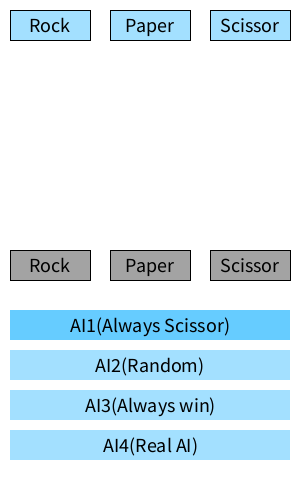
Frame 1 (no input)
Frame 60 (the mouse pressed at the canvas centre just before this capture): identical to frame 1, image omitted
Frame 120 (the mouse held since frame 60 and released just before this capture): identical to frame 1, image omitted

The Processing sketch that drew this single still picture (run headless with seeded random() and noise(); from frame 60 on, the mouse is pressed at the canvas centre):

// Processing sketch: rps
// ── rps.pde
final int CS_NORMAL =  0, 
CS_HOVER = 1, 
CS_PRESS = 2, 
CS_CLICK = 3, 
CS_RELEASE = 4;


class Control
{
  float x, y, w, h;
  color fg, bg;
  int state;
  Control()
  {
  }
  Control(int x_pos, int y_pos, int Width, int Height, color foreground, color background)
  {
    state = CS_NORMAL;
    x = x_pos;
    y = y_pos;
    w = Width;
    h = Height;
    fg = foreground;
    bg = background;
  }
  void draw()
  {
    noStroke();
    fill(bg, 192);
    rect(x, y, w, h);
  }
  int hitTest()
  {
    if (mouseX>=x&&mouseX-x<=w)
    {
      if (mouseY>=y&&mouseY-y<=h)
      {
        // Mouse in area
        if (mousePressed)
        {
          if (state != CS_PRESS)
          {
            state = CS_PRESS;
            return CS_CLICK;
          }
          return CS_PRESS;
        }
        if (state == CS_PRESS)
        {
          state = CS_HOVER;
          return CS_RELEASE;
        }
        state = CS_HOVER;
        return CS_HOVER;
      }
    }
    state = CS_NORMAL;
    return CS_NORMAL;
  }
}

class Slider extends Control
{
  public float value;
  Slider(float init_val, int x_pos, int y_pos, int Width, int Height, color background, color tint)
  {
    //    super.Control(x_pos, y_pos, Width, Height, tint, background);
    state = CS_NORMAL;
    x = x_pos;
    y = y_pos;
    w = Width/1.1;
    h = Height;
    fg = tint;
    bg = background;
    value = init_val;
  }
  void draw()
  {
    // Reset Out-of-Bounds
    if (value<0)
    {
      value = 0;
    }
    if (value>1)
    {
      value = 1;
    }
    float w_temp = w; // Slider background must be complete
    w*=1.1;
    super.draw();
    w = w_temp; // Set back for slider drawing
    // Draw Slider
    noStroke();
    switch(state)
    {
    case CS_NORMAL:
      fill(fg, 153);
      break;
    case CS_HOVER:
      fill(fg, 255);
      break;
    case CS_PRESS:
      fill(fg, 192);
      break;
    }
    rect(x+value*w, y, w/10, h);
  }
  float drag_begin_displacement; // Temp variable for dragging
  float value0;
  private void updateVal()
  {
    value = value0 + ((float)((mouseX-drag_begin_displacement)))/((float)w);
  }
  int hitTest()
  {
    if (mouseY>=y&&mouseY-y<=h)
    {
      if (mouseX>=x+value*w&&mouseX-(x+value*w)<=w/10&&value>=0&&value<=1)
      {
        // Mouse on block
        if (mousePressed)
        {
          // Update value
          if (state != CS_PRESS)
          {
            // Just Began dragging
            drag_begin_displacement = mouseX;
            value0 = value;
          }
          updateVal();
          state = CS_PRESS;
          return CS_PRESS;
        }
        state = CS_HOVER;
        return CS_HOVER;
      }
      // Outside, fall out
    }
    if (mousePressed&&state==CS_PRESS&&value>=0&&value<=1)
    {
      // Drag out of region, but continue
      updateVal();
      return CS_PRESS;
    }
    state = CS_NORMAL;
    return CS_NORMAL;
  }
}

class Button extends Control
{
  public String title;
  Button()
  {
  }
  Button(String text, int x_pos, int y_pos, int Width, int Height, color textColor, color background)
  {
    title = text;
    x = x_pos;
    y = y_pos;
    w = Width;
    h = Height;
    fg = textColor;
    bg = background;
  }
  void draw()
  {
    stroke(fg);
    switch(state)
    {
    case CS_NORMAL:
      fill(bg, 153);
      break;
    case CS_HOVER:
      fill(bg, 255);
      break;
    case CS_PRESS:
      fill(bg, 192);
      break;
    }
    rect(x, y, w, h);
    fill(fg);
    textSize(h/1.5);
    textAlign(CENTER, CENTER);
    text(title, x+w/2, y+h/2);
  }
}

class StateButton extends Button
{
  public boolean selected;
  StateButton(boolean Selected, String text, int x_pos, int y_pos, int Width, int Height, color textColor, color background)
  {
    selected = Selected;
    title = text;
    x = x_pos;
    y = y_pos;
    w = Width;
    h = Height;
    fg = textColor;
    bg = background;
  }
  void draw()
  {
    noStroke();
    switch(state)
    {
    case CS_NORMAL:
      if (selected)
      {
        fill(bg, 255);
      } else
      {
        fill(bg, 153);
      }
      break;
    case CS_HOVER:
      fill(bg, 255);
      break;
    case CS_PRESS:
      fill(bg, 192);
      break;
    }
    rect(x, y, w, h);
    fill(fg);
    textSize(h/1.5);
    textAlign(CENTER, CENTER);
    text(title, x+w/2, y+h/2);
  }
  int hitTest()
  {
    int test_result = super.hitTest();
    if (test_result == CS_CLICK)
    {
      selected = true;
    }
    return test_result;
  }
}

class Switch extends Button
{
  boolean value;
  Switch(boolean initVal, String text, int x_pos, int y_pos, int Width, int Height, color textColor, color background)
  {
    value = initVal;
    title = text;
    x = x_pos;
    y = y_pos;
    w = Width;
    h = Height;
    fg = textColor;
    bg = background;
  }  
  int hitTest()
  {
    int result = super.hitTest();
    if (result == CS_CLICK)
    {
      value = !value;
    }
    return result;
  }
  void draw()
  {
    super.draw();
    stroke(#FFFFFF);
    if (value)
    {
      fill(#00ff00,255);
    }
    else
    {
      fill(#666666,153);
    }
    ellipse(x+8,y+h/2,h/2,h/2);
  }
}

// Begin

Button r_button = new Button("Rock", 10,10,80,30, #000000, #66ccff);
Button p_button = new Button("Paper", 110,10,80,30, #000000, #66ccff);
Button s_button = new Button("Scissor", 210,10,80,30, #000000, #66ccff);

Button r_aibutton = new Button("Rock", 10,250,80,30, #000000, #666666);
Button p_aibutton = new Button("Paper", 110,250,80,30, #000000, #666666);
Button s_aibutton = new Button("Scissor", 210,250,80,30, #000000, #666666);

StateButton ai1_button = new StateButton(true, "AI1(Always Scissor)", 10, 310, 280, 30, #000000, #66ccff);
StateButton ai2_button = new StateButton(false, "AI2(Random)", 10, 350, 280, 30, #000000, #66ccff);
StateButton ai3_button = new StateButton(false, "AI3(Always win)", 10, 390, 280, 30, #000000, #66ccff);
StateButton ai4_button = new StateButton(false, "AI4(Real AI)", 10, 430, 280, 30, #000000, #66ccff);


boolean began = false;

final int ROCK = 0,
PAPER = 1,
SCISSOR = 2;

final String[] description = {"ROCK","PAPER","SCISSOR"};

int AI = 1;
int userSel, aiSel;

void setup()
{
  size(300,480);
}

void display_result()
{
  if(!began)
  {
    return;
  }
  fill(0);
  textAlign(CENTER,CENTER);
  textSize(24);
  text("You played "+description[userSel], 10, 50, 290, 50);
  text("AI played "+description[aiSel], 10, 190, 290, 50);
  int result;// 0=draw, 1=user, 2(-1)=ai
  result = userSel-aiSel;
  result = (result+3)%3;
  switch(result)
  {
    case 0:
    // draw
      fill(#ffcc00);
      text("It's a draw", 10, 100, 290, 90);
      break;
    case 1:
      fill(#66cc21);
      text("You WIN!", 10, 100, 290, 90);
      break;
    case 2:
      fill(#ff0000);
      text("Sorry, you lose.", 10, 100, 290, 90);
      break;
  }
}

// For AI4
int[][] freq_map = {{0,0,0},{0,0,0},{0,0,0}};

void play(int player)
{
  began = true;
  switch(AI)
  {
    case 1:
      aiSel = SCISSOR;
      break;
    case 2:
      aiSel = (int)random(0,3);
      break;
    case 3:
      aiSel = (player+1)%3;
      break;
    case 4:
      // 'real' ai predicts your next move
      freq_map[userSel][player]++;
      int max=0; // The most possible move by user (calculated by previous patterns)
      for(int i = 0; i != 3; i++)
      {
        if(freq_map[userSel][i]>freq_map[userSel][max])
        {
          max = i;
        }
      }
      aiSel = (max+1)%3;
      break;
  }
  userSel = player;
}

void draw()
{
  background(#ffffff);
  if(r_button.hitTest()==CS_RELEASE)
  {
    play(ROCK);
  }
  r_button.draw();
  if(p_button.hitTest()==CS_RELEASE)
  {
    play(PAPER);
  }
  p_button.draw();
  if(s_button.hitTest()==CS_RELEASE)
  {
    play(SCISSOR);
  }
  s_button.draw();
  r_aibutton.draw();
  p_aibutton.draw();
  s_aibutton.draw();
  
  if(ai1_button.hitTest()==CS_CLICK)
  {
    AI=1;
    ai1_button.selected=true;
    ai2_button.selected=false;
    ai3_button.selected=false;
    ai4_button.selected=false;
  }
  if(ai2_button.hitTest()==CS_CLICK)
  {
    AI=2;
    ai1_button.selected=false;
    ai2_button.selected=true;
    ai3_button.selected=false;
    ai4_button.selected=false;
  }
  if(ai3_button.hitTest()==CS_CLICK)
  {
    AI=3;
    ai1_button.selected=false;
    ai2_button.selected=false;
    ai3_button.selected=true;
    ai4_button.selected=false;
  }
  if(ai4_button.hitTest()==CS_CLICK)
  {
    AI=4;
    ai1_button.selected=false;
    ai2_button.selected=false;
    ai3_button.selected=false;
    ai4_button.selected=true;
  }
  ai1_button.draw();
  ai2_button.draw();
  ai3_button.draw();
  ai4_button.draw();
  display_result();
//  text(mouseY,100,10);
}
